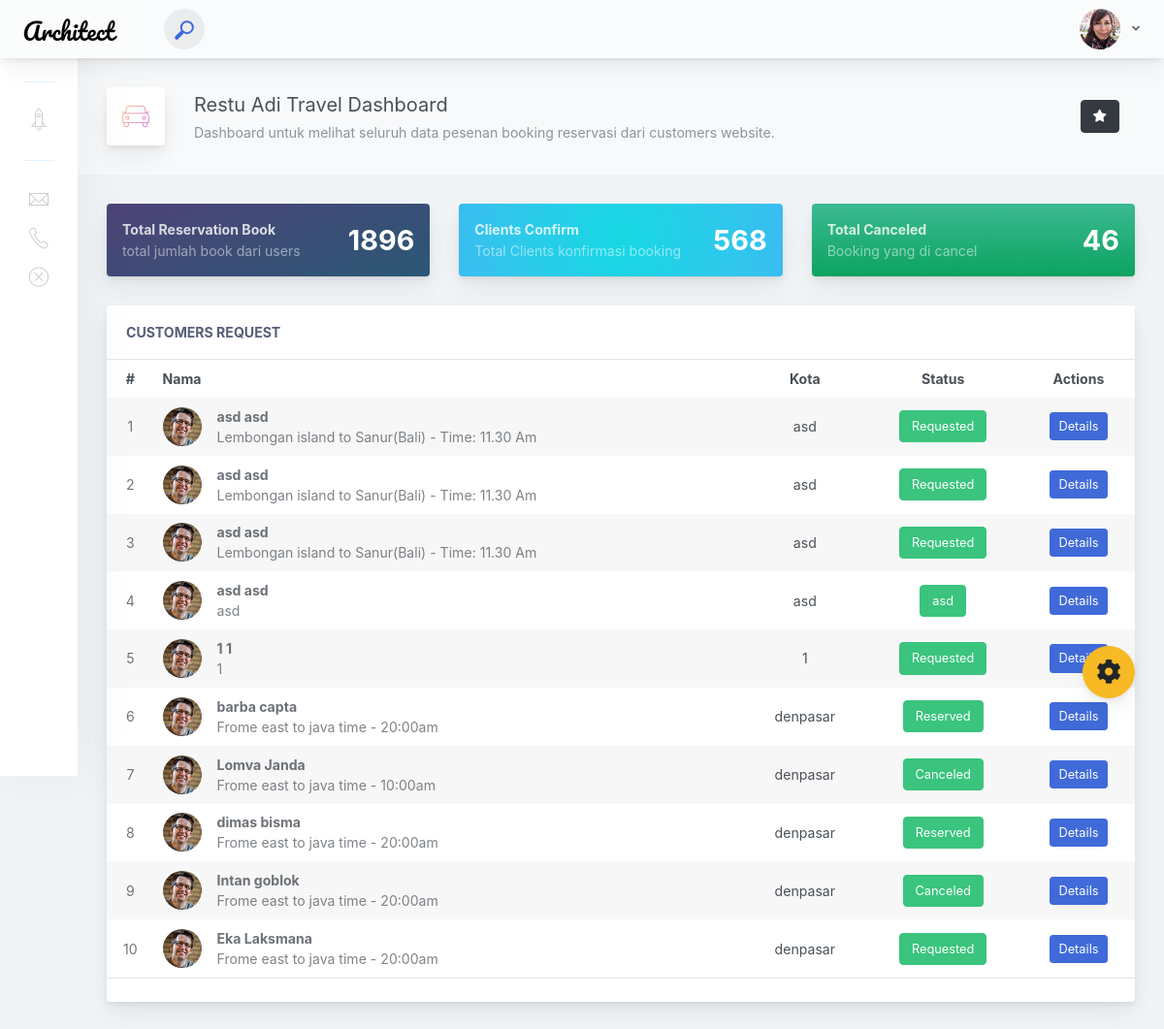
/dashboard/index.php, run on the app's committed database.
### tables this page shows
CREATE TABLE `table_booking` (
  `id` int(20) NOT NULL,
  `nama_depan` varchar(100) NOT NULL,
  `nama_belakang` varchar(100) NOT NULL,
  `email` varchar(50) NOT NULL,
  `wa_no` varchar(50) NOT NULL,
  `kota` varchar(100) NOT NULL,
  `kewarganegaraan` varchar(50) NOT NULL,
  `service_select` varchar(50) NOT NULL,
  `trip_method` varchar(50) NOT NULL,
  `depature_date` varchar(50) NOT NULL,
  `return_date` varchar(50) NOT NULL,
  `total_adult` varchar(50) NOT NULL,
  `total_childern` varchar(50) NOT NULL,
  `depature_from` varchar(50) NOT NULL,
  `pickup_information` varchar(50) NOT NULL,
  `pickup_address` varchar(100) NOT NULL,
  `inquery` text NOT NULL,
  `status_book` varchar(100) NOT NULL
);

### dashboard/function.php (called while the page is built)
<?php
$conn = mysqli_connect("localhost", "root", "root", "restu-adi-db");
function query($query)
{
    global $conn;
    $result = mysqli_query($conn, $query);
    $rows = [];
    while ($row = mysqli_fetch_assoc($result)) {
        $rows[] = $row;
    }
    return $rows;
}

### dashboard/index.php (the view, shortened to what this page needs)
<?php
require 'function.php';
$reservasi = query("SELECT * FROM `table_booking` ORDER BY id DESC;");
?>
<!doctype html>
<html lang="en">
<head>
    <link href="./main.css" rel="stylesheet">
</head>
<body>
    <div class="app-container app-theme-white body-tabs-shadow fixed-sidebar fixed-header">
        <div class="app-header header-shadow">
            <div class="app-header__logo">
                <div class="logo-src"></div>
            </div>
            <div class="app-header__content">
                <div class="app-header-left">
                    <div class="search-wrapper">
                        <div class="input-holder">
                            <button class="search-icon"><span></span></button>
                        </div>
                    </div>
                </div>
                <div class="app-header-right">
                    <?php include "widget-akun.php" ?>
                </div>
            </div>
        </div>
        <div class="ui-theme-settings">
            <button type="button" id="TooltipDemo" class="btn-open-options btn btn-warning">
                <i class="fa fa-cog fa-w-16 fa-spin fa-2x"></i>
            </button>
        </div>
        <div class="app-main">
            <div class="app-sidebar sidebar-shadow">
                <div class="scrollbar-sidebar">
                    <div class="app-sidebar__inner">
                        <?php include "sidebar-menu.php" ?>
                    </div>
                </div>
            </div>
            <div class="app-main__outer">
                <div class="app-main__inner">
                    <div class="app-page-title">
                        <div class="page-title-wrapper">
                            <div class="page-title-heading">
                                <div class="page-title-icon">
                                    <i class="pe-7s-car icon-gradient bg-mean-fruit">
                                    </i>
                                </div>
                                <div>Restu Adi Travel Dashboard
                                    <div class="page-title-subheading">Dashboard untuk melihat seluruh data pesenan booking reservasi dari customers website.
                                    </div>
                                </div>
                            </div>
                            <div class="page-title-actions">
                                <button type="button" data-toggle="tooltip" title="Example Tooltip" data-placement="bottom" class="btn-shadow mr-3 btn btn-dark">
                                    <i class="fa fa-star"></i>
                                </button>
                            </div>
                        </div>
                    </div>
                    <div class="row">
                        <div class="col-md-6 col-xl-4">
                            <div class="card mb-3 widget-content bg-midnight-bloom">
                                <div class="widget-content-wrapper text-white">
                                    <div class="widget-content-left">
                                        <div class="widget-heading">Total Reservation Book</div>
                                        <div class="widget-subheading">total jumlah book dari users</div>
                                    </div>
                                    <div class="widget-content-right">
                                        <div class="widget-numbers text-white"><span>1896</span></div>
                                    </div>
                                </div>
                            </div>
                        </div>
                        <div class="col-md-6 col-xl-4">
                            <div class="card mb-3 widget-content bg-arielle-smile">
                                <div class="widget-content-wrapper text-white">
                                    <div class="widget-content-left">
                                        <div class="widget-heading">Clients Confirm</div>
                                        <div class="widget-subheading">Total Clients konfirmasi booking</div>
                                    </div>
                                    <div class="widget-content-right">
                                        <div class="widget-numbers text-white"><span>568</span></div>
                                    </div>
                                </div>
                            </div>
                        </div>
                        <div class="col-md-6 col-xl-4">
                            <div class="card mb-3 widget-content bg-grow-early">
                                <div class="widget-content-wrapper text-white">
                                    <div class="widget-content-left">
                                        <div class="widget-heading">Total Canceled</div>
                                        <div class="widget-subheading">Booking yang di cancel</div>
                                    </div>
                                    <div class="widget-content-right">
                                        <div class="widget-numbers text-white"><span>46</span></div>
                                    </div>
                                </div>
                            </div>
                        </div>
                    </div>
                    <div class="row">
                        <div class="col-md-12">
                            <div class="main-card mb-3 card">
                                <div class="card-header">Customers Request
                                </div>
                                <div class="table-responsive">
                                    <table class="align-middle mb-0 table table-borderless table-striped table-hover">
                                        <thead>
                                            <tr>
                                                <th class="text-center">#</th>
                                                <th>Nama</th>
                                                <th class="text-center">Kota</th>
                                                <th class="text-center">Status</th>
                                                <th class="text-center">Actions</th>
                                            </tr>
                                        </thead>
                                        <tbody>
                                            <?php
                                            $i = 1;
                                            foreach ($reservasi as $data_request) : ?>
                                                <tr>
                                                    <td class="text-center text-muted"><?= $i; ?></td>
                                                    <td>
                                                        <div class="widget-content p-0">
                                                            <div class="widget-content-wrapper">
                                                                <div class="widget-content-left mr-3">
                                                                    <div class="widget-content-left">
                                                                        <img width="40" class="rounded-circle" src="assets/images/avatars/4.jpg" alt="">
                                                                    </div>
                                                                </div>
                                                                <div class="widget-content-left flex2">
                                                                    <div class="widget-heading"><?= $data_request['nama_depan'] . " " . $data_request['nama_belakang'];  ?></div>
                                                                    <div class="widget-subheading opacity-7"><?= $data_request["depature_from"]; ?></div>
                                                                </div>
                                                            </div>
                                                        </div>
                                                    </td>
                                                    <td class="text-center"><?= $data_request["kota"]; ?></td>
                                                    <td class="text-center">
                                                        <button class="btn btn-success"><?= $data_request['status_book']; ?></button>
                                                    </td>
                                                    <td class="text-center">
                                                        <button type="button" id="PopoverCustomT-1" class="btn btn-primary btn-sm">Details</button>
                                                    </td>
                                                </tr>
                                            <?php
                                                $i++;
                                            endforeach; ?>
                                        </tbody>
                                    </table>
                                </div>
                                <div class="d-block text-center card-footer">
                                </div>
                            </div>
                        </div>
                    </div>
                </div>
            </div>
        </div>
    </div>
</body>
</html>

### data on the page
table_booking: nama_depan "asd", nama_belakang "asd", depature_from "Lembongan island to Sanur(Bali) - Time: 11.30 Am", kota "asd", status_book "Requested"
table_booking: nama_depan "asd", nama_belakang "asd", depature_from "Lembongan island to Sanur(Bali) - Time: 11.30 Am", kota "asd", status_book "Requested"
table_booking: nama_depan "asd", nama_belakang "asd", depature_from "Lembongan island to Sanur(Bali) - Time: 11.30 Am", kota "asd", status_book "Requested"
table_booking: nama_depan "asd", nama_belakang "asd", depature_from "asd", kota "asd", status_book "asd"
table_booking: nama_depan "1", nama_belakang "1", depature_from "1", kota "1", status_book "Requested"
table_booking: nama_depan "barba", nama_belakang "capta", depature_from "Frome east to java time - 20:00am", kota "denpasar", status_book "Reserved"
table_booking: nama_depan "Lomva", nama_belakang "Janda", depature_from "Frome east to java time - 10:00am", kota "denpasar", status_book "Canceled"
table_booking: nama_depan "dimas", nama_belakang "bisma", depature_from "Frome east to java time - 20:00am", kota "denpasar", status_book "Reserved"
table_booking: nama_depan "Intan", nama_belakang "goblok", depature_from "Frome east to java time - 20:00am", kota "denpasar", status_book "Canceled"
table_booking: nama_depan "Eka", nama_belakang "Laksmana", depature_from "Frome east to java time - 20:00am", kota "denpasar", status_book "Requested"
